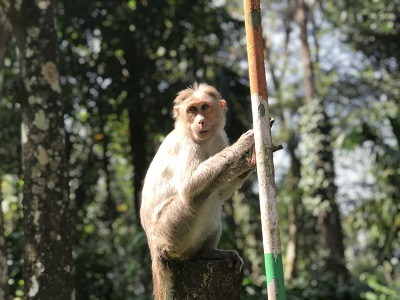
#> input picture OpenCV_code/images/monkey1.JPG, 400 x 300 px, found by its file name
$ python masking.py
#> lines starting #> are read from the running program, lines starting #| are printed output that depends on the picture
# -*- coding: utf-8 -*-
"""

@author: abhilash
"""
#import opencv library
import cv2 as cv
#import numpy as np

#read the image from computer
img = cv.imread('images/monkey1.jpg')
#> img is the input picture: shape (300, 400, 3); mean B, G, R 78.3, 94.1, 92.7
mask = cv.imread('images/left_circle.jpg')
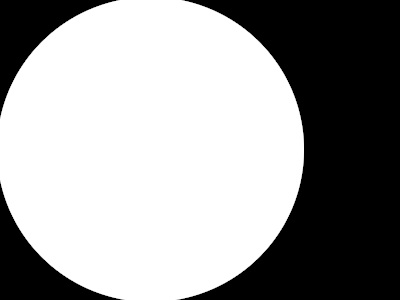
#> input picture OpenCV_code/images/left_circle.jpg, 400 x 300 px
#> mask is the input picture: shape (300, 400, 3); min 0, max 255, mean 155.9

result = cv.bitwise_and(img, mask)
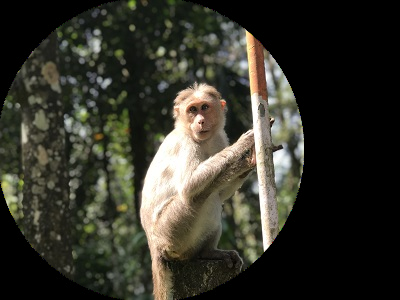
#> result: shape (300, 400, 3); mean B, G, R 43, 52.7, 53.2
cv.imshow("Masked Image", result)
